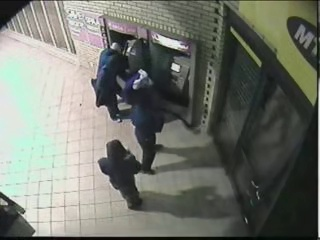
#> input picture storage/evidence/ev_3983bb8f4de0_snapshot.jpg, 320 x 240 px
$ python -i gmc.py   (imports and definitions only)
#> lines starting #> are read from the running program, lines starting #| are printed output that depends on the picture
"""
Global Motion Compensation (GMC) for Camera Motion Handling (Phase 21A)

Estimates inter-frame camera motion using sparse optical flow (Lucas-Kanade)
and fits an affine transformation via RANSAC. Used to warp predicted bounding
box positions before association, compensating for camera pan/tilt/zoom.

Falls back gracefully to identity transform on:
- First frame (no previous reference)
- Insufficient feature points
- Failed optical flow
- Failed RANSAC affine estimation
- OpenCV errors

Memory-safe: downsamples large frames (>1280px) for optical flow computation.
Stores only one previous grayscale frame (~1-2 MB for 1280px max).

SAFETY: No biometrics, no identity inference — purely geometric camera motion.
"""
import logging
from typing import Optional, Tuple

import cv2
import numpy as np

logger = logging.getLogger(__name__)


class GlobalMotionCompensation:
    """
    Estimates and applies camera motion compensation between consecutive frames.

    Uses Shi-Tomasi corner detection + Lucas-Kanade optical flow to estimate
    a 2D partial affine transformation (rotation + translation + scale),
    then warps predicted bounding box positions.
    """

    def __init__(
        self,
        max_corners: int = 200,
        quality_level: float = 0.01,
        min_distance: int = 30,
        block_size: int = 3,
        min_inliers: int = 10,
        ransac_threshold: float = 3.0,
        downsample_max: int = 1280,
    ):
        self.max_corners = max_corners
        self.quality_level = quality_level
        self.min_distance = min_distance
        self.block_size = block_size
        self.min_inliers = min_inliers
        self.ransac_threshold = ransac_threshold
        self.downsample_max = downsample_max

        self._prev_gray: Optional[np.ndarray] = None
        self._scale: float = 1.0  # downsample scale factor

        # Lucas-Kanade optical flow parameters
        self._lk_params = dict(
            winSize=(21, 21),
            maxLevel=3,
            criteria=(cv2.TERM_CRITERIA_EPS | cv2.TERM_CRITERIA_COUNT, 30, 0.01),
        )

        # Shi-Tomasi corner detection parameters
        self._feature_params = dict(
            maxCorners=self.max_corners,
            qualityLevel=self.quality_level,
            minDistance=self.min_distance,
            blockSize=self.block_size,
        )

    # [4 lines left out: function reset, not called in this run]

    def estimate(self, frame_bgr: np.ndarray) -> np.ndarray:
        """
        Estimate the affine transformation from the previous frame to the current frame.

        Args:
            frame_bgr: Current frame in BGR format. Can be None.

        Returns:
            2x3 affine matrix mapping prev-frame coords to current-frame coords.
            Returns identity matrix if estimation fails or no previous frame exists.
        """
        identity = np.eye(2, 3, dtype=np.float64)

        if frame_bgr is None:
            return identity

        # Convert to grayscale
        try:
            if len(frame_bgr.shape) == 3:
                gray = cv2.cvtColor(frame_bgr, cv2.COLOR_BGR2GRAY)
            else:
                gray = frame_bgr.copy()
        except Exception:
            return identity

        # Downsample large frames for performance
        h, w = gray.shape[:2]
        self._scale = 1.0
        if max(h, w) > self.downsample_max:
            self._scale = self.downsample_max / max(h, w)
            gray = cv2.resize(
                gray, None, fx=self._scale, fy=self._scale,
                interpolation=cv2.INTER_AREA,
            )

        # First frame: just store and return identity
        if self._prev_gray is None:
            self._prev_gray = gray
            return identity

        # Ensure dimensions match (resolution might change between frames)
        if self._prev_gray.shape != gray.shape:
            self._prev_gray = gray
            return identity

        # Detect features in previous frame
        prev_keypoints = cv2.goodFeaturesToTrack(self._prev_gray, **self._feature_params)
        if prev_keypoints is None or len(prev_keypoints) < self.min_inliers:
            self._prev_gray = gray
            return identity

        # Compute optical flow
        try:
            matched_kp, status, _ = cv2.calcOpticalFlowPyrLK(
                self._prev_gray, gray, prev_keypoints, None, **self._lk_params
            )
        except cv2.error:
            self._prev_gray = gray
            return identity

        if matched_kp is None or status is None:
            self._prev_gray = gray
            return identity

        # Filter by tracking status
        mask = status.flatten().astype(bool)
        prev_pts = prev_keypoints[mask].reshape(-1, 2)
        curr_pts = matched_kp[mask].reshape(-1, 2)

        if len(prev_pts) < self.min_inliers:
            self._prev_gray = gray
            return identity

        # Estimate partial affine (rotation + translation + uniform scale) with RANSAC
        try:
            affine, inlier_mask = cv2.estimateAffinePartial2D(
                prev_pts, curr_pts,
                method=cv2.RANSAC,
                ransacReprojThreshold=self.ransac_threshold,
            )
        except cv2.error:
            self._prev_gray = gray
            return identity

        if affine is None:
            self._prev_gray = gray
            return identity

        num_inliers = int(inlier_mask.sum()) if inlier_mask is not None else 0
        if num_inliers < self.min_inliers:
            logger.debug(
                "GMC: insufficient inliers (%d < %d), using identity",
                num_inliers, self.min_inliers,
            )
            self._prev_gray = gray
            return identity

        # Scale translation back to original resolution if downsampled
        if self._scale != 1.0:
            affine[0, 2] /= self._scale
            affine[1, 2] /= self._scale

        # Update state for next frame
        self._prev_gray = gray
        return affine

    # [46 lines left out: functions apply_affine_to_tlbr, apply_affine_to_cxcywh, is_identity, not called in this run]

>>> import cv2
>>> picture = cv2.imread('../../storage/evidence/ev_3983bb8f4de0_snapshot.jpg')
#> picture is the input picture: shape (240, 320, 3); mean B, G, R 108.7, 117.1, 114.1
>>> result = GlobalMotionCompensation().estimate(picture)
#> in estimate, `gray = cv2.cvtColor(frame_bgr, cv2.COLOR_BGR2GRAY)`:
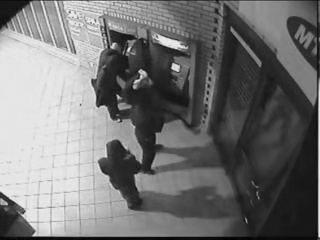
#> gray: shape (240, 320); min 2, max 247, mean 115.2
#> result = [[1, 0, 0], [0, 1, 0]]
